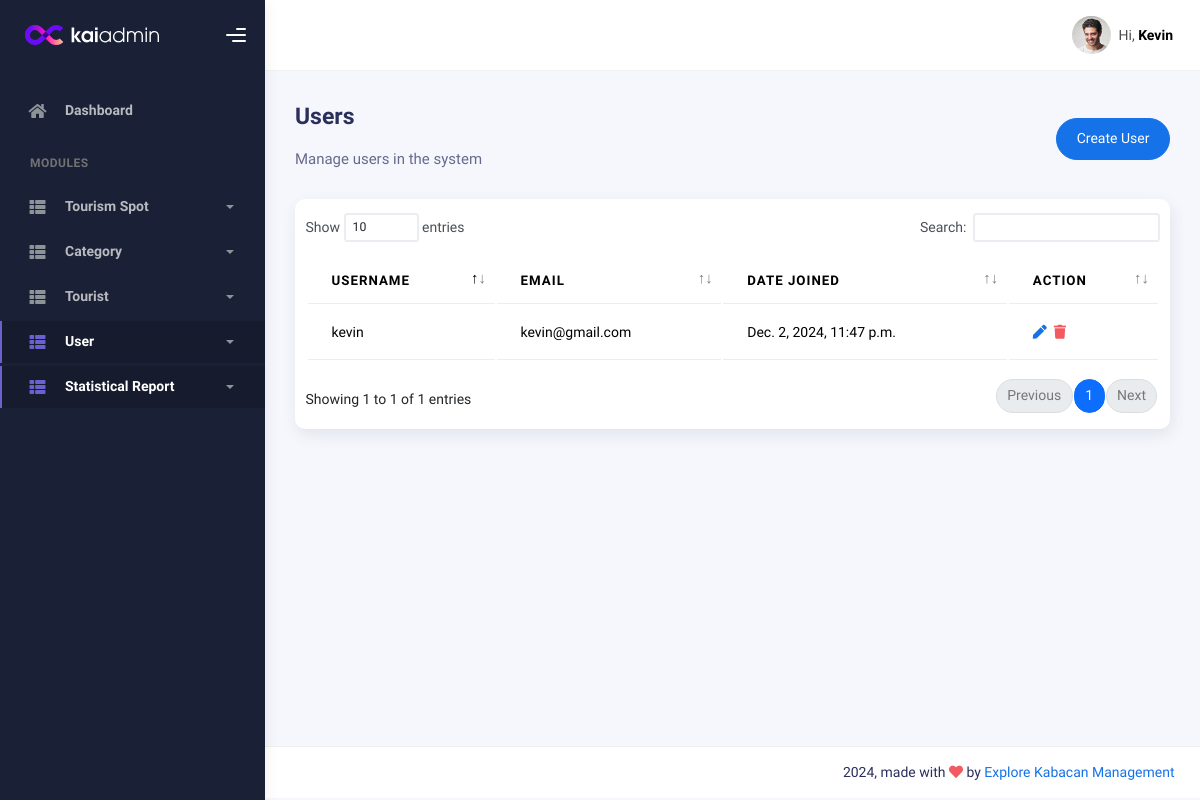
/users/list (signed in), run on the app's committed database.
### explore_kabacan_app/models.py (models this page shows, shortened)
class CustomUser(AbstractBaseUser, PermissionsMixin):
    username = models.CharField(max_length=150, unique=True)
    first_name = models.CharField(max_length=255)
    middle_name = models.CharField(max_length=255)
    last_name = models.CharField(max_length=255)
    email = models.EmailField(unique=True)
    is_active = models.BooleanField(default=True)
    is_staff = models.BooleanField(default=False)
    is_superuser = models.BooleanField(default=False)
    date_joined = models.DateTimeField(default=timezone.now)
    objects = CustomUserManager()
    USERNAME_FIELD = "username"
    REQUIRED_FIELDS = ["email"]
    class Meta:
        db_table = "users_tbl"
        verbose_name = "User"
        verbose_name_plural = "Users"

### explore_kabacan_app/views.py (the view)
# urls.py: path("users/list", UsersView.as_view(), name="users"),
class UsersView(CustomLoginRequiredMixin, View):
    template_name = "users.html"
    def get(self, request, *args, **kwargs):
        context = {}
        context["users"] = CustomUser.objects.all()
        return render(request, self.template_name, context)

### explore_kabacan_app/templates/users.html (shortened to what this page needs)
{% extends './includes/base.html' %}
{% block content %}
<div class="page-inner">
    <div class="d-flex align-items-left align-items-md-center flex-column flex-md-row pt-2 pb-4">
        <div>
            <h3 class="fw-bold mb-3">Users</h3>
            <h6 class="op-7 mb-2">Manage users in the system</h6>
        </div>
        <div class="ms-md-auto py-2 py-md-0">
            <a href="{% url 'add_user' %}" class="btn btn-primary btn-round">Create User</a>
        </div>
    </div>
    <div class="card py-3">
        <table class="table" id="datatable">
            <thead>
                <tr>
                    <th>Username</th>
                    <th>Email</th>
                    <th>Date Joined</th>
                    <th>Action</th>
                </tr>
            </thead>
            <tbody>
                {% for user in users %}
                <tr>
                    <td>{{ user.username }}</td>
                    <td>{{ user.email }}</td>
                    <td>{{ user.date_joined }}</td>
                    <td class="d-flex align-items-left justify-content-start gap-2">
                        <a href="">
                            <i class="fas fa-pen"></i>
                        </a>
                        <a href="">
                            <i class="fas fa-trash text-danger"></i>
                        </a>
                    </td>
                </tr>
                {% endfor %}
            </tbody>
        </table>
    </div>
</div>
{% endblock %}

### data on the page
CustomUser: username "kevin", email "kevin@gmail.com", date_joined "Dec. 2, 2024, 11:47 p.m."
